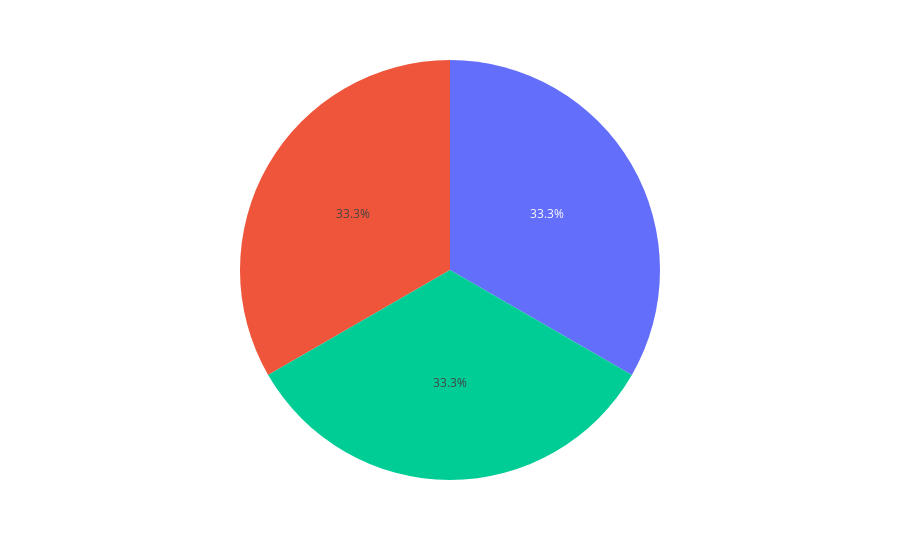

Here is the notebook cell this chart was saved with:
### Code cell
# value = df.value_counts().values
fig = px.pie(iris,
             values=iris['species'].value_counts().values,
             )
fig.show()

### Figure 1 — Plotly figure (JSON) as saved in the notebook; plotly's stock layout.template omitted (floating-point values rounded to 4 significant figures)
{"data": [{"domain": {"x": [0, 1], "y": [0, 1]}, "hovertemplate": "value=%{value}<extra></extra>", "legendgroup": "", "name": "", "showlegend": false, "type": "pie", "values": [50, 50, 50]}], "layout": {"legend": {"tracegroupgap": 0}, "margin": {"t": 60}}}
